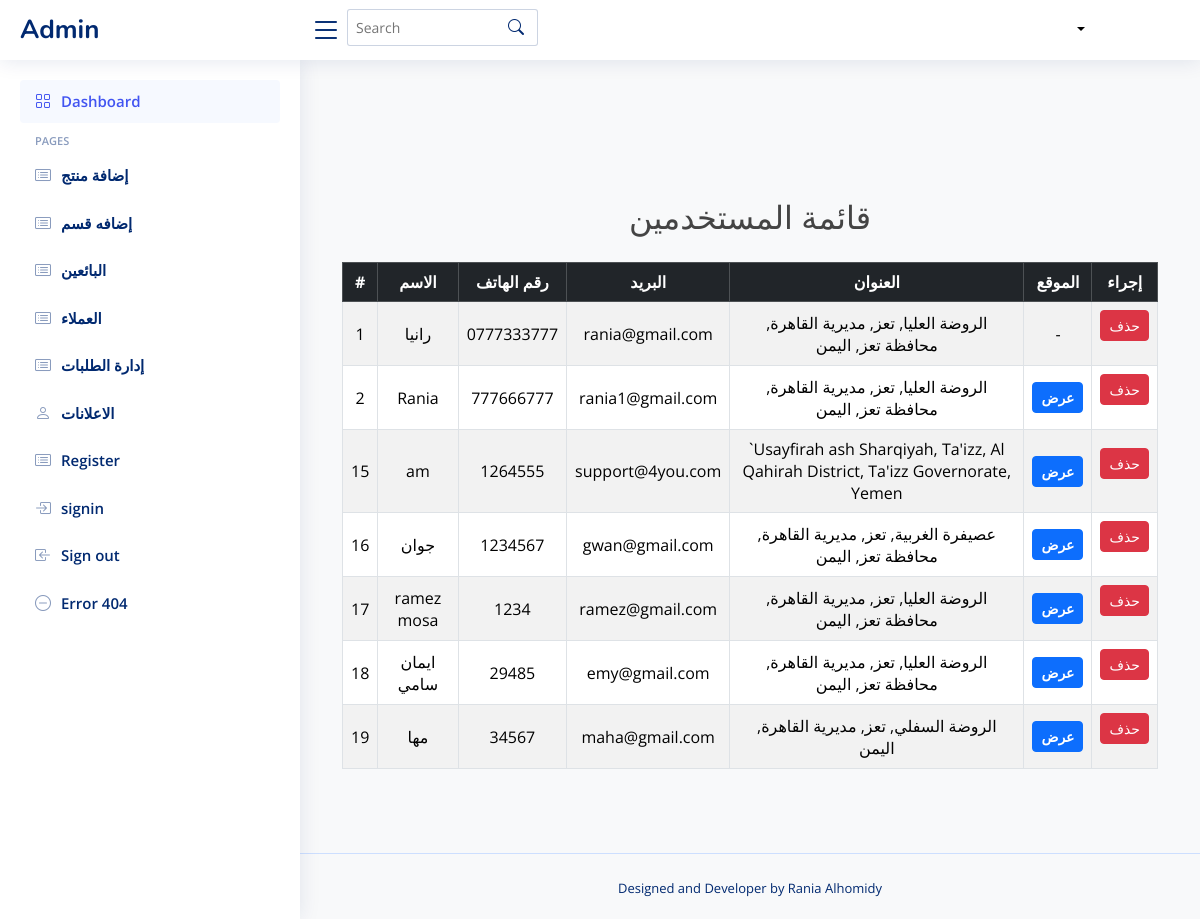
Before: /admin/users with the older database file.
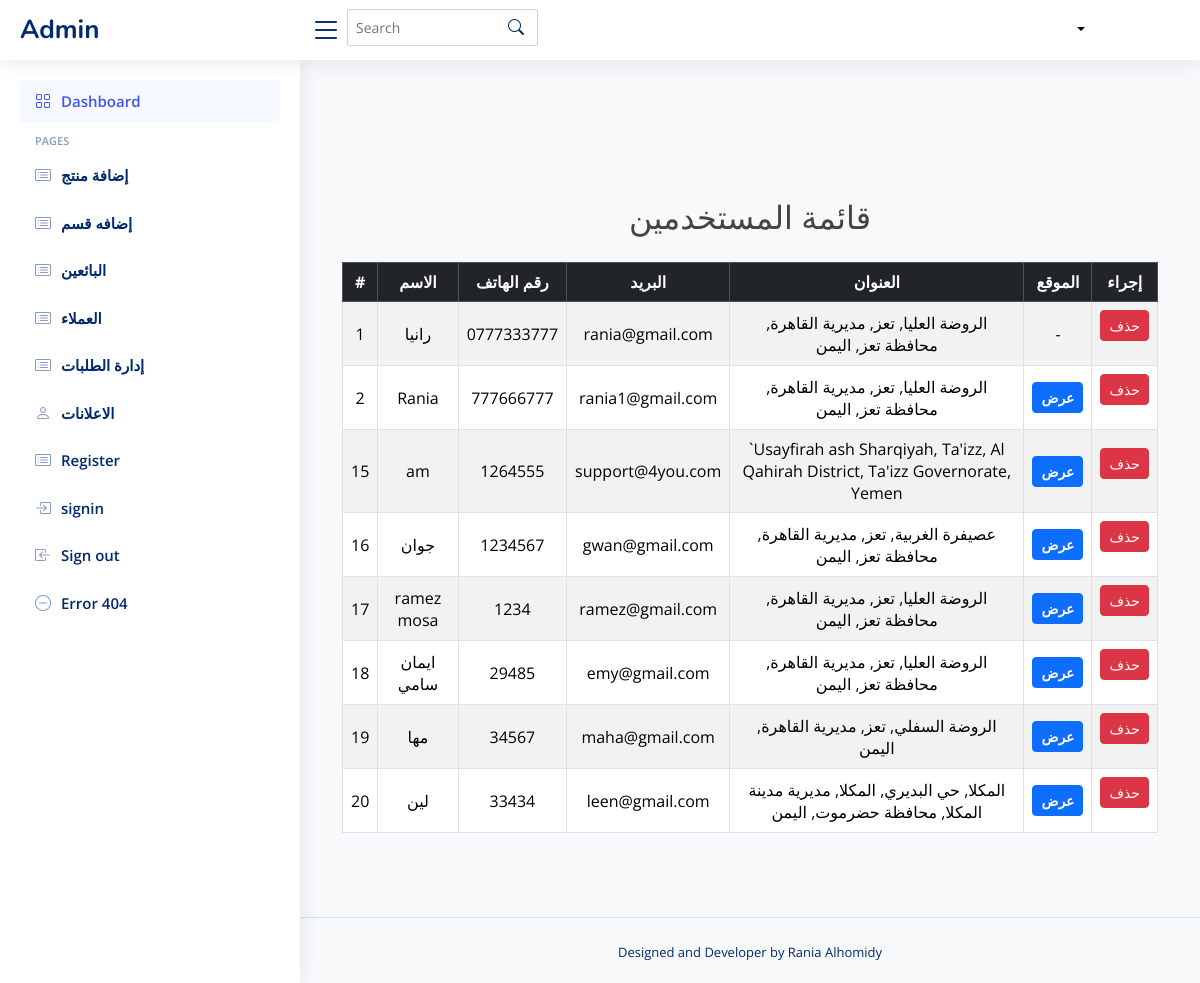
After: the same page with the newer database file.
### tables this page shows
CREATE TABLE user (
    id INTEGER PRIMARY KEY AUTOINCREMENT,
    name TEXT,
    num TEXT UNIQUE,
    pass TEXT,
    email TEXT UNIQUE,
    ud_ia INTEGER,
    account_status INTEGER DEFAULT 1,
    created_at TIMESTAMP DEFAULT CURRENT_TIMESTAMP,
    FOREIGN KEY (ud_ia) REFERENCES user_addresses(id) ON DELETE CASCADE
);

CREATE TABLE user_addresses (
    id INTEGER PRIMARY KEY AUTOINCREMENT,
    user_id INTEGER,
    latitude REAL,
    longitude REAL,
    address TEXT,
    FOREIGN KEY (user_id) REFERENCES users(id) ON DELETE CASCADE
);

### admin_routes.py (the view)
@admin_bp.route('/users')
def users():
    try:
        conn = get_db_connection()
        conn.row_factory = sqlite3.Row
        cursor = conn.cursor()
        cursor.execute("""
            SELECT
                u.id, u.name, u.num, u.email, u.ud_ia,
                a.address, a.latitude, a.longitude
            FROM user u
            LEFT JOIN user_addresses a ON u.ud_ia = a.id
        """)
        users_data = cursor.fetchall()
        conn.close()
        users = []
        for user in users_data:
            users.append({
                'id': user['id'],
                'name': user['name'] or 'غير محدد',
                'num': user['num'] or 'غير محدد',
                'email': user['email'] or 'غير محدد',
                'address': user['address'] or 'لم يتم إضافة عنوان',
                'latitude': user['latitude'],
                'longitude': user['longitude']
            })
        return render_template('admin/show_users.html', users=users)
    except Exception as e:
        print(f"خطأ مفاجئ: {str(e)}")
        return render_template('admin/show_users.html', error="حدث خطأ أثناء جلب المستخدمين")

### admin_routes.py (called while the page is built)
def get_db_connection():
    conn = sqlite3.connect('database/Eshop.db')
    conn.row_factory = sqlite3.Row
    return conn

### app.py (called while the page is built, shortened)
def get_db_connection():
    conn = sqlite3.connect('database/Eshop.db') # أو sqlite3.connect(app.config['DATABASE'])
    conn.row_factory = sqlite3.Row
    return conn

@app.context_processor
def inject_categories():
    conn = get_db_connection()
    cursor = conn.cursor()
    try:
        cursor.execute("""
            SELECT id, name, parent_id, image
            FROM category
            WHERE parent_id IS NULL
            ORDER BY name
        """)
        main_categories = cursor.fetchall()
        cursor.execute("SELECT id, name, parent_id, image FROM category ORDER BY name")
        all_categories = cursor.fetchall()
        return {
            'main_categories': main_categories,
            'all_categories': all_categories
        }
    finally:
        conn.close()

@app.context_processor
def inject_sellers():
    conn = get_db_connection()
    sellers = conn.execute('SELECT id, store_name FROM sellers').fetchall()
    conn.close()
    return dict(sellers=sellers)

@app.context_processor
def inject_user_data_and_cart_count():
    user_id = request.cookies.get('user_auth') # كوكي يدل على أن المستخدم مسجل دخول
    current_user_name = None
    total_items_in_cart = 0
    return dict(
        user_name=current_user_name, # اسم المستخدم (أو None)
        logged_in=bool(user_id), # True إذا كان user_id موجوداً (أي مسجل دخول)
        total_items_count=total_items_in_cart # العدد الكلي للمنتجات في السلة
    )

@app.context_processor
def inject_notifications():
    notifications_data = {'unread_notifications_count': 0}
    if not has_request_context():
        return notifications_data
    try:
        user_id = request.cookies.get('user_auth')
    except Exception as e:
        app.logger.error(f"Error in notification processor: {e}")
    return notifications_data

### templates/admin/show_users.html (shortened to what this page needs)
{% include 'admin/header.html'%}
<main id="main" class="main">
    <div class="container py-5">
        <h2 class="mb-4 text-center">قائمة المستخدمين</h2>
        <div class="table-responsive">
            <table class="table table-bordered table-striped table-hover text-center align-middle">
                <thead class="table-dark">
                    <tr>
                        <th>#</th>
                        <th>الاسم</th>
                        <th>رقم الهاتف</th>
                        <th>البريد</th>
                        <th>العنوان</th>
                        <th>الموقع</th>
                        <th>إجراء</th>
                    </tr>
                </thead>
                <tbody>
                    {% for user in users %}
                    <tr>
                        <td>{{ user.id }}</td>
                        <td>{{ user.name }}</td>
                        <td>{{ user.num }}</td>
                        <td>{{ user.email }}</td>
                        <td>{{ user.address }}</td>
                        <td>
                            {% if user.latitude and user.longitude %}
                            <a href="https://maps.google.com/?q={{ user.latitude }},{{ user.longitude }}" class="btn btn-primary btn-sm text_view"
                                target="_blank">عرض</a>
                            {% else %}
                            -
                            {% endif %}
                        </td>
                        <td>
                            <form method="POST" action="{{ url_for('admin.delete_user', user_id=user.id) }}"
                                onsubmit="return confirm('هل أنت متأكد من حذف المستخدم؟');">
                                <button type="submit" class="btn btn-danger btn-sm">حذف</button>
                            </form>
                        </td>
                    </tr>
                    {% endfor %}
                </tbody>
            </table>
        </div>
    </div>
</main>
{% include 'admin/footer.html'%}

### templates/admin/header.html (shortened to what this page needs)
<!DOCTYPE html>
<html lang="en">
<head>
<!DOCTYPE html>
<html lang="en">
<head>
  <link href="https://cdn.jsdelivr.net/npm/bootstrap@5.3.0/dist/css/bootstrap.min.css" rel="stylesheet">
  <link href="{{ url_for('static', filename='vendor/bootstrap/css/bootstrap.min.css') }}" rel="stylesheet">
  <link href="{{ url_for('static', filename='vendor/bootstrap-icons/bootstrap-icons.css') }}" rel="stylesheet">
  <link href="{{ url_for('static', filename='vendor/boxicons/css/boxicons.min.css') }}" rel="stylesheet">
  <link href="{{ url_for('static', filename='vendor/quill/quill.snow.css') }}" rel="stylesheet">
  <link href="{{ url_for('static', filename='vendor/quill/quill.bubble.css') }}" rel="stylesheet">
  <link href="{{ url_for('static', filename='vendor/remixicon/remixicon.css') }}" rel="stylesheet">
  <link href="{{ url_for('static', filename='vendor/simple-datatables/style.css') }}" rel="stylesheet">
  <link rel="stylesheet" href="{{ url_for('static', filename='css/fontawesome.min.css') }}">
  <link rel="stylesheet" href="{{ url_for('static', filename='css/fontawesome.css') }}">
  <link rel="stylesheet" href="{{ url_for('static', filename='css/all.min.css') }}">
  <link rel="stylesheet" href="{{ url_for('static', filename='style/css/font-awesome.min.css') }}">
  <link href="{{ url_for('static', filename='css/index.css') }}" rel="stylesheet">
</head>
<body>
  <header id="header" class="header fixed-top d-flex align-items-center">
    <div class="d-flex align-items-center justify-content-between">
      <a href="{{ url_for('admin.home') }}" class="logo d-flex align-items-center">
        <span class="d-none d-lg-block">Admin</span>
      </a>
      <i class="bi bi-list toggle-sidebar-btn"></i>
    </div>
    <div class="search-bar">
      <form class="search-form d-flex align-items-center" method="POST" action="#">
        <input type="text" name="query" placeholder="Search" title="Enter search keyword">
        <button type="submit" title="Search"><i class="bi bi-search"></i></button>
      </form>
    </div>
      <nav class="navbar">
    <div class=" pro-info nav-item dropdown drop  p-0 d-flex ">
      <a class="info nav-link dropdown-toggle" href="#" role="button" data-bs-toggle="dropdown" aria-expanded="false">
      </a>
    </div>
    </nav>
  </header>
  <aside id="sidebar" class="sidebar">
    <ul class="sidebar-nav" id="sidebar-nav">
      <li class="nav-item">
        <a class="nav-link " href="{{url_for('admin.home')}}">
          <i class="bi bi-grid"></i>
          <span>Dashboard</span>
        </a>
      </li>
      <li class="nav-heading">Pages</li>
      <li class="nav-item">
        <a class="nav-link collapsed" href="{{ url_for('admin.show_product')}}">
          <i class="bi bi-card-list"></i>
          <span>إضافة منتج</span>
        </a>
        </li>
        <li class="nav-item">
  <a class="nav-link collapsed" href="{{ url_for('admin.categories')}}">
    <i class="bi bi-card-list"></i>
    <span>إضافه قسم</span>
  </a>
</li>
        <li class="nav-item">
        <a class="nav-link collapsed" href="{{url_for('admin.show_seller')}}">
          <i class="bi bi-card-list"></i>
          <span>البائعين</span>
        </a>
        </li>
      <li class="nav-item">
        <a class="nav-link collapsed" href="{{url_for('admin.users')}}">
          <i class="bi bi-card-list"></i>
          <span>العملاء</span>
        </a>
      </li>
      <li class="nav-item">
        <a class="nav-link collapsed" href="{{ url_for('order.admin_orders') }}">
          <i class="bi bi-card-list"></i>
          <span>إدارة الطلبات</span>
        </a>
      </li>
      <li class="nav-item">
        <a class="nav-link collapsed" href="{{url_for('ads.ads_management')}}">
          <i class="bi bi-person"></i>
          <span>الاعلانات</span>
        </a>
      </li>
      <li class="nav-item">
        <a class="nav-link collapsed" href="signup.html">
          <i class="bi bi-card-list"></i>
          <span>Register</span>
        </a>
      </li>
      <li class="nav-item">
        <a class="nav-link collapsed" href="signin.html">
          <i class="bi bi-box-arrow-in-right"></i>
          <span>signin</span>
        </a>
      </li>
      <li class="nav-item">
        <a class="nav-link collapsed" href="logout.html">
          <i class="bi bi-box-arrow-in-left"></i>
          <span>Sign out</span>
        </a>
      </li>
      <li class="nav-item">
        <a class="nav-link collapsed" href="pages-error-404.html">
          <i class="bi bi-dash-circle"></i>
          <span>Error 404</span>
        </a>
      </li>
    </ul>
  </aside>

### templates/admin/footer.html (shortened to what this page needs)
  <footer id="footer" class="footer">
    <div class="credits">
      Designed and Developer by
        Rania Alhomidy
    </div>
  </footer>
</body>
</html>

### static/css/index.css (style rules this page uses)
:root { scroll-behavior: smooth; }
body { font-family: "Open Sans", sans-serif; background: #ffffff; color: #444444; }
a { color: #000; text-decoration: none; }
h1, h2, h3, h4, h5, h6 { font-family: "Nunito", sans-serif; }
.navbar { padding: 10px; background-color: #ffffff; margin-left: 500px; }
.navbar a, .navbar a:focus { display: flex; align-items: center; justify-content: space-between; padding: 5px 15px 7px 15px; margin-left: 5px; font-size: 14px; color: #000; white-space: nowrap; transition: 0.3s; border-radius: 50px; }
#main { margin-top: 60px; padding: 20px 30px; transition: all 0.3s; }
.logo { line-height: 1; }
@media (min-width: 1200px) { .logo { width: 280px; } }
.logo span { font-size: 26px; font-weight: 700; color: #012970; font-family: "Nunito", sans-serif; }
.header { transition: all 0.5s; z-index: 997; height: 60px; box-shadow: 0px 2px 20px rgba(1, 41, 112, 0.1); background-color: #fff; padding-left: 20px; }
.header .toggle-sidebar-btn { font-size: 32px; padding-left: 10px; cursor: pointer; color: #012970; }
.header .search-bar { margin-top: 10px; padding: 0 5px; }
.header .search-form { width: 100%; }
.header .search-form input { border: 0; font-size: 14px; color: #012970; border: 1px solid rgba(1, 41, 112, 0.2); padding: 7px 38px 7px 8px; border-radius: 3px; transition: 0.3s; width: 100%; }
.header .search-form button { border: 0; padding: 0; margin-left: -30px; background: none; }
.header .search-form button i { color: #012970; }
.sidebar { position: fixed; top: 60px; left: 0; bottom: 0; width: 300px; z-index: 996; transition: all 0.3s; padding: 20px; overflow-y: auto; scrollbar-width: thin; scrollbar-color: #aab7cf transparent; box-shadow: 0px 0px 20px rgba(1, 41, 112, 0.1); background-color: #fff; }
@media (min-width: 1200px) { #main, #footer { margin-left: 300px; } }
.sidebar-nav { padding: 0; margin: 0; list-style: none; }
.sidebar-nav li { padding: 0; margin: 0; list-style: none; }
.sidebar-nav .nav-item { margin-bottom: 5px; }
.sidebar-nav .nav-heading { font-size: 11px; text-transform: uppercase; color: #899bbd; font-weight: 600; margin: 10px 0 5px 15px; }
.sidebar-nav .nav-link { display: flex; align-items: center; font-size: 15px; font-weight: 600; color: #4154f1; transition: 0.3; background: #f6f9ff; padding: 10px 15px; border-radius: 4px; }
.sidebar-nav .nav-link i { font-size: 16px; margin-right: 10px; color: #4154f1; }
.sidebar-nav .nav-link.collapsed { color: #012970; background: #fff; }
.sidebar-nav .nav-link.collapsed i { color: #899bbd; }
.footer { padding: 20px 0; font-size: 14px; transition: all 0.3s; border-top: 1px solid #cddfff; }
.footer .credits { padding-top: 5px; text-align: center; font-size: 13px; color: #012970; }
input { padding: 5px; margin: 0; border: 1px solid #ccc; border-radius: 10px; }
a { color: #fff; }

### templates/admin/show_users.html (style rules this page uses)
body { background-color: #f8f9fa; }
table th, table td { vertical-align: middle; }
.text_view { color: rgb(255, 255, 255); font-weight:600; }

Changed rows visible on the page:
added user: id "20", name "لين", num "33434", email "leen@gmail.com", address "المكلا, حي البديري, المكلا, مديرية مدينة المكلا, محافظة حضرموت, اليمن"
